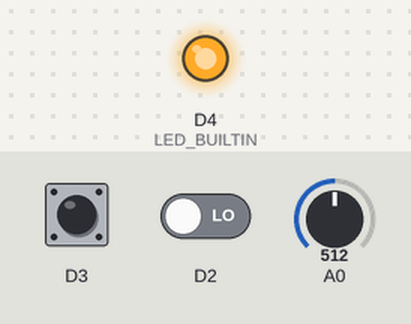
Bench run of a sketch on a simulated ESP8266 (NodeMCU). Parts: output pins drawn as LEDs (lit = HIGH, except the on-board LED, lit = LOW). Inputs (shaded band) come from the test bench; at power-on: D3 HIGH, D2 LOW, A0 = 512. WiFi joins after 1.5 s; servers stay silent unless stated; uploads are accepted with an empty reply; what the sketch prints to the serial monitor is not drawn.

Above: at 0.7 s.
At 1.69 s:
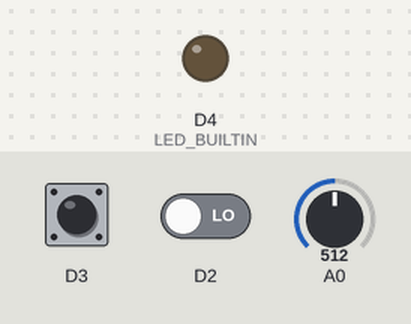
Timing chart, 0 to 7.1 s (numbered marks = the images above):
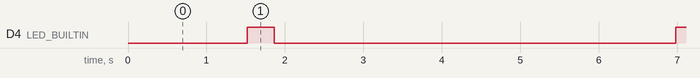

Measured:
- by itself, D4 (LED_BUILTIN): alternates HIGH for 0.35 s and LOW for 5.1 s

The sketch:

nodemcuOAuth5.ino
```cpp
#include <Arduino.h>
#include <ESP8266WiFi.h>
#include <ESP8266WiFiMulti.h>
#include <ESP8266HTTPClient.h>
#include <WiFiClientSecureBearSSL.h>
#include <ArduinoJson.h>

// The Wifi details
const char* SSID = "OvaltineTea10";
const char* pwd = "ovaltineiphone";

// Mapped SF Fields to hold data
String PARAM_SENSOR_NAME = "SensorName__c";
String PARAM_PAYLOAD_NAME = "Payload__c";

String PARAM_SENSOR_NAME_A0 = "A0";
String PARAM_SENSOR_NAME_D2 = "D2";
String PARAM_SENSOR_NAME_D3 = "D3";
uint8_t PARAM_SENSOR_VALUE_A0 = 0;
uint8_t PARAM_SENSOR_VALUE_D2 = 0;
uint8_t PARAM_SENSOR_VALUE_D3 = 0;


// Define oAuth2 paramaters
String grant_type = "password";
String username = "aritram1@gmail.com.lwc";
String password = "*****"; //masked
String client_id = "***"; //masked
String client_secret = "***"; //masked
String TOKEN_ENDPOINT = "https://login.salesforce.com/services/oauth2/token";
String IOT_PLATFORMEVENT_ENDPOINT = "https://lwc-aritra-dev-ed.my.salesforce.com/services/data/v56.0/sobjects/IOTEvent__e";
const uint8_t fingerprintForToken[20] = { 0xAE, 0x3D, 0xDC, 0x91, 0xBA, 0x5C, 0x54, 0x6D, 0x79, 0x1C, 0x7F, 0x72, 0xB8, 0xB4, 0xC8, 0x91, 0x4B, 0xC8, 0x29, 0x61 };
const uint8_t fingerprintForPostData[20] = { 0xEE, 0xF9, 0x79, 0x46, 0x67, 0x40, 0x87, 0x6D, 0x32, 0xB3, 0x81, 0x6E, 0xFC, 0xC9, 0x7E, 0xA6, 0xF0, 0x39, 0x4A, 0x04};

// OAuth2 params are saved here
String access_token = "";
String instance_url = "";
String id = "";
String token_type = "";
String issued_at = "";
String signature = "";
String Bearer = "Bearer";

// Create Wifi, Cleint and Https conenction for communication
ESP8266WiFiMulti WiFiMulti;

void setup() {

  pinMode(LED_BUILTIN, OUTPUT);

  Serial.begin(9600);
  WiFi.mode(WIFI_STA);
  Serial.println("Local IP");
  Serial.println(WiFi.localIP());
  WiFiMulti.addAP(SSID, pwd);
}

void loop() {

  // measure the sensor data
  measureSensors();

  // wait for WiFi connection
  if ((WiFiMulti.run() == WL_CONNECTED)) {

    Serial.println("Local IP");
    Serial.println(WiFi.localIP());

    if(access_token == ""){ // || issued_at < now()){
      Serial.println("Token Call to Salesforce Start");
      digitalWrite(LED_BUILTIN, HIGH);
      getToken();
      digitalWrite(LED_BUILTIN, LOW);
      Serial.println("Token Call to Salesforce End");
    }
    else{
      Serial.println("Post Call to Salesforce Start");
      digitalWrite(LED_BUILTIN, HIGH);
      postDataToSF();
      digitalWrite(LED_BUILTIN, LOW);
      Serial.println("Post Call to Salesforce End");
    }
    Serial.println("Wait 5s before next round...");
    delay(5000);
  }
}

// method for encoding strings
String urlencode(String str){
  String encodedString="";
  char c;
  char code0;
  char code1;
  char code2;
  for (int i =0; i < str.length(); i++){
    c=str.charAt(i);
    if (c == ' '){
      encodedString+= '+';
    } else if (isalnum(c)){
      encodedString+=c;
    } else{
      code1=(c & 0xf)+'0';
      if ((c & 0xf) >9){
          code1=(c & 0xf) - 10 + 'A';
      }
      c=(c>>4)&0xf;
      code0=c+'0';
      if (c > 9){
          code0=c - 10 + 'A';
      }
      code2='\0';
      encodedString+='%';
      encodedString+=code0;
      encodedString+=code1;
    }
    yield();
  }
  return encodedString;
}

void getToken(){
    // Define client and assign the finger print for https communication
    std::unique_ptr<BearSSL::WiFiClientSecure>client(new BearSSL::WiFiClientSecure);
    client->setFingerprint(fingerprintForToken); // for insecure connection use : client->setInsecure();

    HTTPClient httpsTokenClient;

    if (httpsTokenClient.begin(*client, TOKEN_ENDPOINT)) {

      // Generate https body and header
      String body = "";
      body += "grant_type=" + urlencode(grant_type) + "&";
      body += "username=" + urlencode(username) + "&";
      body += "password=" + urlencode(password) + "&";
      body += "client_id=" + urlencode(client_id) + "&";
      body += "client_secret=" + urlencode(client_secret);
      Serial.println(body);

      httpsTokenClient.addHeader("content-type", "application/x-www-form-urlencoded");
      int httpCode = httpsTokenClient.POST(body);

      if (httpCode == 200 || httpCode == 201){
        Serial.printf("In Status: %d\n", httpCode);
        String textResponse = httpsTokenClient.getString();

        // Parse JSON payload
        const size_t capacity = 512; //JSON_OBJECT_SIZE(3) + JSON_ARRAY_SIZE(2) + 60;
        DynamicJsonDocument jsonDoc(capacity);
        DeserializationError error = deserializeJson(jsonDoc, textResponse);
        if (error) {
          Serial.print(F("deserializeJson() failed: "));
          Serial.println(error.f_str());
        }

        // Decode JSON/Extract values
        Serial.println(F("Response:"));
        const char* _access_token = jsonDoc["access_token"];
        const char* _issued_at = jsonDoc["issued_at"];
        const char* _instance_url = jsonDoc["instance_url"];
        const char* _signature = jsonDoc["signature"];
        const char* _id = jsonDoc["id"];
        access_token = _access_token;
        issued_at = _issued_at;
        instance_url = _instance_url;
        id = _id;
        signature = _signature;

        Serial.println();
        Serial.println("access token");
        Serial.println(access_token);
        /*Serial.printf("from getToken issued_at : %s \n", issued_at);
        Serial.printf("from getToken instance_url : %s \n", instance_url);
        Serial.printf("from getToken id : %s \n", id);
        Serial.printf("from getToken signature : %s \n", signature);*/

      }
      // else means this is not a successful response
      else {
        String textResponseError = httpsTokenClient.getString();
        Serial.printf("Not in Status 200 : %s\n", httpsTokenClient.errorToString(httpCode).c_str());
        Serial.println(textResponseError);
      }

      // close the https connection;
      httpsTokenClient.end();

    }
    else {
      Serial.printf("[HTTPS] Unable to connect\n");
    }
}

// Method to measure the sensor values and store in global variables for further use
void measureSensors(){
  PARAM_SENSOR_VALUE_A0 = analogRead(A0);
  PARAM_SENSOR_VALUE_D2 = digitalRead(D2);
  PARAM_SENSOR_VALUE_D3 = digitalRead(D3);
  Serial.println("======measureSensors=====");
  Serial.println(PARAM_SENSOR_VALUE_A0);
  Serial.println(PARAM_SENSOR_VALUE_D2);
  Serial.println(PARAM_SENSOR_VALUE_D3);
  Serial.println("======measureSensors=====");
}

// This method posts data to Salesforce
void postDataToSF(){

  std::unique_ptr<BearSSL::WiFiClientSecure>client2(new BearSSL::WiFiClientSecure);
  client2->setFingerprint(fingerprintForPostData); // for insecure connection use : client->setInsecure();
  HTTPClient httpsPostDataClient;

  // Print to check the value is retained between calls
  // Serial.printf("from postDataToSF access_token : %s \n", access_token);
  // Serial.printf("from postDataToSF issued_at : %s \n", issued_at);
  // Serial.printf("from postDataToSF instance_url : %s \n", instance_url);

  if(httpsPostDataClient.begin(*client2, IOT_PLATFORMEVENT_ENDPOINT)){
    httpsPostDataClient.addHeader("content-type", "application/json");
    httpsPostDataClient.addHeader("authorization", Bearer + " " + access_token);

    /*
    // To be checked further how to send multiple parameters in JSON
    ///////////////////////////////////////////////////////////////
    String bodyString;
    StaticJsonDocument<768> bodyJson;
    bodyJson[PARAM_SENSOR_NAME_A0] = (String)PARAM_SENSOR_VALUE_A0;
    bodyJson[PARAM_SENSOR_NAME_D2] = (String)PARAM_SENSOR_VALUE_D2;
    bodyJson[PARAM_SENSOR_NAME_D3] = (String)PARAM_SENSOR_VALUE_D3;
    serializeJson(bodyJson, bodyString);

    Serial.println("===bodystring=====");
    Serial.println(bodyString);
    Serial.println("========");
    ////////////////////////////////////////////////////////////////
    */

    String data = "";
    data += PARAM_SENSOR_NAME_A0 + "-" + PARAM_SENSOR_VALUE_A0 + "__";
    data += PARAM_SENSOR_NAME_D2 + "-" + PARAM_SENSOR_VALUE_D2 + "__";
    data += PARAM_SENSOR_NAME_D3 + "-" + PARAM_SENSOR_VALUE_D3;
    String body = "{";
    body += "\"" + PARAM_PAYLOAD_NAME + "\"" + ":" + "\"" + data + "\"";
    body += "}";

    Serial.println("====body====");
    Serial.println(body);
    Serial.println("========");

    const size_t capacity = 768; //JSON_OBJECT_SIZE(3) + JSON_ARRAY_SIZE(2) + 60;
    DynamicJsonDocument jsonPostDoc(capacity);

    int httpCode = httpsPostDataClient.POST(body);
    if (httpCode == 200 || httpCode == 201) {
      String textResponsePost = httpsPostDataClient.getString();
      Serial.println("Response of /POST");
      Serial.println(textResponsePost);
    }
    else {
      String textResponseError = httpsPostDataClient.errorToString(httpCode).c_str();
      Serial.printf("Status is : %d : %s\n", httpCode, textResponseError);
      // deserializeJson(jsonPostDoc, textResponse1);
    }
    httpsPostDataClient.end(); // close the https connection;
  }
  else{
      Serial.printf("[HTTPS] Unable to connect to : %s", TOKEN_ENDPOINT);
  }

}
```
